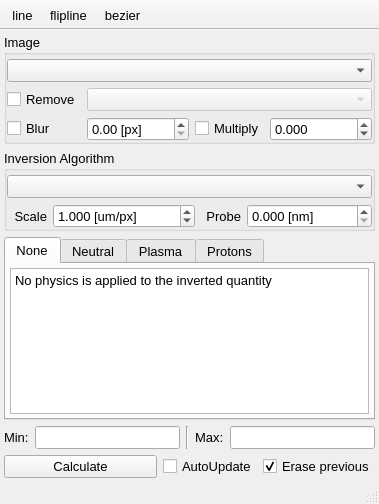
<?xml version="1.0" encoding="UTF-8"?>
<ui version="4.0">
 <class>Integral_inversion</class>
 <widget class="QMainWindow" name="Integral_inversion">
  <property name="geometry">
   <rect>
    <x>0</x>
    <y>0</y>
    <width>379</width>
    <height>504</height>
   </rect>
  </property>
  <property name="font">
   <font>
    <pointsize>10</pointsize>
   </font>
  </property>
  <property name="windowTitle">
   <string>Inversion</string>
  </property>
  <property name="unifiedTitleAndToolBarOnMac">
   <bool>true</bool>
  </property>
  <widget class="QWidget" name="centralwidget">
   <layout class="QGridLayout" name="gridLayout_3" rowstretch="0,0,1,0,0,0" columnstretch="1,0,0">
    <property name="leftMargin">
     <number>4</number>
    </property>
    <property name="topMargin">
     <number>4</number>
    </property>
    <property name="rightMargin">
     <number>4</number>
    </property>
    <property name="bottomMargin">
     <number>4</number>
    </property>
    <item row="2" column="0" colspan="3">
     <widget class="QTabWidget" name="physTabs">
      <property name="font">
       <font>
        <pointsize>10</pointsize>
       </font>
      </property>
      <property name="autoFillBackground">
       <bool>true</bool>
      </property>
      <property name="currentIndex">
       <number>0</number>
      </property>
      <property name="neutrinoSave" stdset="0">
       <bool>true</bool>
      </property>
      <widget class="QWidget" name="N_NONE">
       <attribute name="title">
        <string>None</string>
       </attribute>
       <layout class="QGridLayout" name="gridLayout_8">
        <property name="leftMargin">
         <number>4</number>
        </property>
        <property name="topMargin">
         <number>4</number>
        </property>
        <property name="rightMargin">
         <number>4</number>
        </property>
        <property name="bottomMargin">
         <number>4</number>
        </property>
        <item row="0" column="0">
         <widget class="QPlainTextEdit" name="plainTextEdit">
          <property name="font">
           <font>
            <pointsize>10</pointsize>
           </font>
          </property>
          <property name="autoFillBackground">
           <bool>true</bool>
          </property>
          <property name="plainText">
           <string>No physics is applied to the inverted quantity</string>
          </property>
          <property name="neutrinoSave" stdset="0">
           <bool>true</bool>
          </property>
         </widget>
        </item>
       </layout>
      </widget>
      <widget class="QWidget" name="N_NEUTRAL">
       <attribute name="title">
        <string>Neutral</string>
       </attribute>
       <layout class="QGridLayout" name="gridLayout_7">
        <property name="leftMargin">
         <number>4</number>
        </property>
        <property name="topMargin">
         <number>4</number>
        </property>
        <property name="rightMargin">
         <number>4</number>
        </property>
        <property name="bottomMargin">
         <number>4</number>
        </property>
        <item row="1" column="1">
         <widget class="QLineEdit" name="molarRefr_le">
          <property name="neutrinoSave" stdset="0">
           <bool>true</bool>
          </property>
         </widget>
        </item>
        <item row="1" column="0">
         <widget class="QLabel" name="label_2">
          <property name="font">
           <font>
            <pointsize>10</pointsize>
           </font>
          </property>
          <property name="text">
           <string>Molar Refractivity</string>
          </property>
         </widget>
        </item>
        <item row="2" column="0" colspan="2">
         <widget class="QPlainTextEdit" name="plainTextEdit_2">
          <property name="plainText">
           <string>Density calculated assuming neutral gas of the specified molar refractivity:
K[H2]=2.01e-6, K[He]=5.23e-7, K[Ar]=4.2e-6
</string>
          </property>
          <property name="neutrinoSave" stdset="0">
           <bool>true</bool>
          </property>
         </widget>
        </item>
       </layout>
      </widget>
      <widget class="QWidget" name="N_PLASMA">
       <attribute name="title">
        <string>Plasma</string>
       </attribute>
       <layout class="QGridLayout" name="gridLayout_9">
        <property name="leftMargin">
         <number>4</number>
        </property>
        <property name="topMargin">
         <number>4</number>
        </property>
        <property name="rightMargin">
         <number>4</number>
        </property>
        <property name="bottomMargin">
         <number>4</number>
        </property>
        <item row="0" column="0">
         <widget class="QPlainTextEdit" name="plainTextEdit_3">
          <property name="font">
           <font>
            <pointsize>10</pointsize>
           </font>
          </property>
          <property name="frameShape">
           <enum>QFrame::Panel</enum>
          </property>
          <property name="plainText">
           <string>Cold plasma dispersion law. Electron density in [m-3]</string>
          </property>
          <property name="neutrinoSave" stdset="0">
           <bool>false</bool>
          </property>
         </widget>
        </item>
       </layout>
      </widget>
      <widget class="QWidget" name="N_PROTONS">
       <attribute name="title">
        <string>Protons</string>
       </attribute>
       <layout class="QGridLayout" name="gridLayout_4">
        <property name="leftMargin">
         <number>4</number>
        </property>
        <property name="topMargin">
         <number>4</number>
        </property>
        <property name="rightMargin">
         <number>4</number>
        </property>
        <property name="bottomMargin">
         <number>4</number>
        </property>
        <item row="1" column="1">
         <widget class="QDoubleSpinBox" name="distance">
          <property name="font">
           <font>
            <pointsize>10</pointsize>
           </font>
          </property>
          <property name="suffix">
           <string> [cm]</string>
          </property>
          <property name="decimals">
           <number>3</number>
          </property>
          <property name="maximum">
           <double>99999.000000000000000</double>
          </property>
          <property name="neutrinoSave" stdset="0">
           <bool>true</bool>
          </property>
         </widget>
        </item>
        <item row="2" column="1">
         <widget class="QDoubleSpinBox" name="magnificaton">
          <property name="font">
           <font>
            <pointsize>10</pointsize>
           </font>
          </property>
          <property name="decimals">
           <number>3</number>
          </property>
          <property name="maximum">
           <double>99999.000000000000000</double>
          </property>
          <property name="neutrinoSave" stdset="0">
           <bool>true</bool>
          </property>
         </widget>
        </item>
        <item row="0" column="1">
         <widget class="QDoubleSpinBox" name="energy">
          <property name="font">
           <font>
            <pointsize>10</pointsize>
           </font>
          </property>
          <property name="suffix">
           <string> [MeV]</string>
          </property>
          <property name="decimals">
           <number>3</number>
          </property>
          <property name="maximum">
           <double>99999.000000000000000</double>
          </property>
          <property name="neutrinoSave" stdset="0">
           <bool>true</bool>
          </property>
         </widget>
        </item>
        <item row="1" column="0">
         <widget class="QLabel" name="label_5">
          <property name="font">
           <font>
            <pointsize>10</pointsize>
           </font>
          </property>
          <property name="text">
           <string>Distance</string>
          </property>
          <property name="alignment">
           <set>Qt::AlignRight|Qt::AlignTrailing|Qt::AlignVCenter</set>
          </property>
         </widget>
        </item>
        <item row="2" column="0">
         <widget class="QLabel" name="label_6">
          <property name="font">
           <font>
            <pointsize>10</pointsize>
           </font>
          </property>
          <property name="text">
           <string>Magnification</string>
          </property>
          <property name="alignment">
           <set>Qt::AlignRight|Qt::AlignTrailing|Qt::AlignVCenter</set>
          </property>
         </widget>
        </item>
        <item row="0" column="0">
         <widget class="QLabel" name="label_4">
          <property name="font">
           <font>
            <pointsize>10</pointsize>
           </font>
          </property>
          <property name="text">
           <string>Energy</string>
          </property>
          <property name="alignment">
           <set>Qt::AlignRight|Qt::AlignTrailing|Qt::AlignVCenter</set>
          </property>
         </widget>
        </item>
        <item row="3" column="0">
         <spacer name="verticalSpacer">
          <property name="orientation">
           <enum>Qt::Vertical</enum>
          </property>
          <property name="sizeHint" stdset="0">
           <size>
            <width>20</width>
            <height>40</height>
           </size>
          </property>
         </spacer>
        </item>
       </layout>
      </widget>
     </widget>
    </item>
    <item row="5" column="0">
     <widget class="QPushButton" name="doInversion">
      <property name="font">
       <font>
        <pointsize>10</pointsize>
       </font>
      </property>
      <property name="text">
       <string>Calculate</string>
      </property>
     </widget>
    </item>
    <item row="5" column="1">
     <widget class="QCheckBox" name="autoUpdate">
      <property name="font">
       <font>
        <pointsize>10</pointsize>
       </font>
      </property>
      <property name="text">
       <string>AutoUpdate</string>
      </property>
      <property name="neutrinoSave" stdset="0">
       <bool>true</bool>
      </property>
     </widget>
    </item>
    <item row="5" column="2">
     <widget class="QCheckBox" name="erasePrevious">
      <property name="font">
       <font>
        <pointsize>10</pointsize>
       </font>
      </property>
      <property name="text">
       <string>Erase previous</string>
      </property>
      <property name="checked">
       <bool>true</bool>
      </property>
      <property name="neutrinoSave" stdset="0">
       <bool>true</bool>
      </property>
     </widget>
    </item>
    <item row="1" column="0" colspan="3">
     <widget class="QGroupBox" name="groupBox_2">
      <property name="font">
       <font>
        <pointsize>10</pointsize>
       </font>
      </property>
      <property name="title">
       <string>Inversion Algorithm</string>
      </property>
      <layout class="QGridLayout" name="gridLayout" columnstretch="0,0,0,0">
       <property name="leftMargin">
        <number>0</number>
       </property>
       <property name="topMargin">
        <number>4</number>
       </property>
       <property name="rightMargin">
        <number>0</number>
       </property>
       <property name="bottomMargin">
        <number>0</number>
       </property>
       <item row="1" column="3">
        <widget class="QDoubleSpinBox" name="probeLambda_sb">
         <property name="font">
          <font>
           <pointsize>10</pointsize>
          </font>
         </property>
         <property name="suffix">
          <string> [nm]</string>
         </property>
         <property name="decimals">
          <number>3</number>
         </property>
         <property name="maximum">
          <double>999999999.000000000000000</double>
         </property>
         <property name="neutrinoSave" stdset="0">
          <bool>true</bool>
         </property>
        </widget>
       </item>
       <item row="1" column="1">
        <widget class="QDoubleSpinBox" name="imgRes_sb">
         <property name="sizePolicy">
          <sizepolicy hsizetype="Fixed" vsizetype="Fixed">
           <horstretch>0</horstretch>
           <verstretch>0</verstretch>
          </sizepolicy>
         </property>
         <property name="font">
          <font>
           <pointsize>10</pointsize>
          </font>
         </property>
         <property name="suffix">
          <string> [um/px]</string>
         </property>
         <property name="decimals">
          <number>3</number>
         </property>
         <property name="maximum">
          <double>999999.000000000000000</double>
         </property>
         <property name="value">
          <double>1.000000000000000</double>
         </property>
         <property name="neutrinoSave" stdset="0">
          <bool>true</bool>
         </property>
        </widget>
       </item>
       <item row="1" column="0">
        <widget class="QLabel" name="label_3">
         <property name="font">
          <font>
           <pointsize>10</pointsize>
          </font>
         </property>
         <property name="text">
          <string>Scale</string>
         </property>
         <property name="alignment">
          <set>Qt::AlignRight|Qt::AlignTrailing|Qt::AlignVCenter</set>
         </property>
        </widget>
       </item>
       <item row="1" column="2">
        <widget class="QLabel" name="label">
         <property name="font">
          <font>
           <pointsize>10</pointsize>
          </font>
         </property>
         <property name="text">
          <string>Probe</string>
         </property>
         <property name="alignment">
          <set>Qt::AlignRight|Qt::AlignTrailing|Qt::AlignVCenter</set>
         </property>
        </widget>
       </item>
       <item row="0" column="0" colspan="4">
        <widget class="QComboBox" name="invAlgo_cb">
         <property name="font">
          <font>
           <pointsize>10</pointsize>
          </font>
         </property>
         <property name="neutrinoSave" stdset="0">
          <bool>false</bool>
         </property>
        </widget>
       </item>
      </layout>
     </widget>
    </item>
    <item row="0" column="0" colspan="3">
     <widget class="QGroupBox" name="groupBox_14">
      <property name="font">
       <font>
        <pointsize>10</pointsize>
       </font>
      </property>
      <property name="title">
       <string>Image</string>
      </property>
      <layout class="QGridLayout" name="gridLayout_2" columnstretch="0,1,0,1">
       <property name="leftMargin">
        <number>0</number>
       </property>
       <property name="topMargin">
        <number>4</number>
       </property>
       <property name="rightMargin">
        <number>0</number>
       </property>
       <property name="bottomMargin">
        <number>0</number>
       </property>
       <item row="1" column="0">
        <widget class="QCheckBox" name="refphase_checkb">
         <property name="enabled">
          <bool>true</bool>
         </property>
         <property name="font">
          <font>
           <pointsize>10</pointsize>
          </font>
         </property>
         <property name="text">
          <string>Remove</string>
         </property>
         <property name="neutrinoSave" stdset="0">
          <bool>true</bool>
         </property>
        </widget>
       </item>
       <item row="2" column="3">
        <widget class="QDoubleSpinBox" name="multiply_sb">
         <property name="font">
          <font>
           <pointsize>10</pointsize>
          </font>
         </property>
         <property name="decimals">
          <number>3</number>
         </property>
         <property name="minimum">
          <double>-99.998999999999995</double>
         </property>
         <property name="maximum">
          <double>100.000000000000000</double>
         </property>
         <property name="neutrinoSave" stdset="0">
          <bool>true</bool>
         </property>
        </widget>
       </item>
       <item row="2" column="1">
        <widget class="QDoubleSpinBox" name="blurRadius_sb">
         <property name="enabled">
          <bool>true</bool>
         </property>
         <property name="font">
          <font>
           <pointsize>10</pointsize>
          </font>
         </property>
         <property name="suffix">
          <string> [px]</string>
         </property>
         <property name="maximum">
          <double>999.990000000000009</double>
         </property>
         <property name="neutrinoSave" stdset="0">
          <bool>true</bool>
         </property>
        </widget>
       </item>
       <item row="2" column="0">
        <widget class="QCheckBox" name="blurRadius_checkb">
         <property name="font">
          <font>
           <pointsize>10</pointsize>
          </font>
         </property>
         <property name="text">
          <string>Blur</string>
         </property>
         <property name="neutrinoSave" stdset="0">
          <bool>true</bool>
         </property>
        </widget>
       </item>
       <item row="2" column="2">
        <widget class="QCheckBox" name="multiply_checkb">
         <property name="font">
          <font>
           <pointsize>10</pointsize>
          </font>
         </property>
         <property name="text">
          <string>Multiply</string>
         </property>
         <property name="neutrinoSave" stdset="0">
          <bool>true</bool>
         </property>
        </widget>
       </item>
       <item row="1" column="1" colspan="3">
        <widget class="QComboBox" name="refphase_cb">
         <property name="enabled">
          <bool>false</bool>
         </property>
         <property name="font">
          <font>
           <pointsize>10</pointsize>
          </font>
         </property>
         <property name="neutrinoImage" stdset="0">
          <bool>true</bool>
         </property>
        </widget>
       </item>
       <item row="0" column="0" colspan="4">
        <widget class="QComboBox" name="image">
         <property name="font">
          <font>
           <pointsize>10</pointsize>
          </font>
         </property>
         <property name="neutrinoImage" stdset="0">
          <bool>true</bool>
         </property>
        </widget>
       </item>
      </layout>
     </widget>
    </item>
    <item row="3" column="0" colspan="3">
     <widget class="QWidget" name="widget" native="true">
      <property name="font">
       <font>
        <pointsize>10</pointsize>
       </font>
      </property>
      <layout class="QHBoxLayout" name="horizontalLayout" stretch="0,0,0,0,0">
       <property name="leftMargin">
        <number>0</number>
       </property>
       <property name="topMargin">
        <number>0</number>
       </property>
       <property name="rightMargin">
        <number>0</number>
       </property>
       <property name="bottomMargin">
        <number>0</number>
       </property>
       <item>
        <widget class="QLabel" name="label_8">
         <property name="font">
          <font>
           <pointsize>10</pointsize>
          </font>
         </property>
         <property name="text">
          <string>Min:</string>
         </property>
        </widget>
       </item>
       <item>
        <widget class="QLineEdit" name="minCut">
         <property name="font">
          <font>
           <pointsize>10</pointsize>
          </font>
         </property>
         <property name="neutrinoSave" stdset="0">
          <bool>true</bool>
         </property>
        </widget>
       </item>
       <item>
        <widget class="Line" name="line">
         <property name="font">
          <font>
           <pointsize>10</pointsize>
          </font>
         </property>
         <property name="orientation">
          <enum>Qt::Vertical</enum>
         </property>
        </widget>
       </item>
       <item>
        <widget class="QLabel" name="label_7">
         <property name="font">
          <font>
           <pointsize>10</pointsize>
          </font>
         </property>
         <property name="text">
          <string>Max:</string>
         </property>
        </widget>
       </item>
       <item>
        <widget class="QLineEdit" name="maxCut">
         <property name="font">
          <font>
           <pointsize>10</pointsize>
          </font>
         </property>
         <property name="neutrinoSave" stdset="0">
          <bool>true</bool>
         </property>
        </widget>
       </item>
      </layout>
     </widget>
    </item>
   </layout>
  </widget>
  <widget class="QStatusBar" name="statusbar"/>
  <widget class="QToolBar" name="toolBar">
   <property name="windowTitle">
    <string>toolBar</string>
   </property>
   <property name="movable">
    <bool>false</bool>
   </property>
   <property name="iconSize">
    <size>
     <width>20</width>
     <height>20</height>
    </size>
   </property>
   <property name="floatable">
    <bool>false</bool>
   </property>
   <attribute name="toolBarArea">
    <enum>TopToolBarArea</enum>
   </attribute>
   <attribute name="toolBarBreak">
    <bool>false</bool>
   </attribute>
   <addaction name="actionLine"/>
   <addaction name="actionFlipline"/>
   <addaction name="actionBezier"/>
  </widget>
  <action name="actionBezier">
   <property name="icon">
    <iconset>
     <normaloff>:icons//bezier.png</normaloff>:icons//bezier.png</iconset>
   </property>
   <property name="text">
    <string>bezier</string>
   </property>
   <property name="toolTip">
    <string>Switch Bezier</string>
   </property>
  </action>
  <action name="actionLine">
   <property name="icon">
    <iconset>
     <normaloff>:icons//line.png</normaloff>:icons//line.png</iconset>
   </property>
   <property name="text">
    <string>line</string>
   </property>
   <property name="toolTip">
    <string>Show axis window</string>
   </property>
  </action>
  <action name="actionFlipline">
   <property name="icon">
    <iconset>
     <normaloff>:icons//flipline.png</normaloff>:icons//flipline.png</iconset>
   </property>
   <property name="text">
    <string>flipline</string>
   </property>
   <property name="toolTip">
    <string>Flip Monotone</string>
   </property>
  </action>
 </widget>
 <tabstops>
  <tabstop>plainTextEdit</tabstop>
  <tabstop>erasePrevious</tabstop>
  <tabstop>plainTextEdit_2</tabstop>
  <tabstop>molarRefr_le</tabstop>
  <tabstop>plainTextEdit_3</tabstop>
 </tabstops>
 <resources/>
 <connections/>
</ui>
